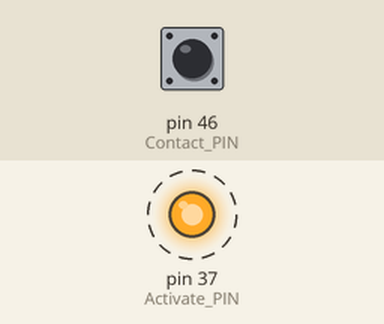
Recording of a sketch running on a simulated Arduino Mega 2560, built with avr-gcc and run on an emulated ATmega2560. Parts: output pins drawn as LEDs (lit = HIGH). Dashed ring = blinking. The test bench sets the inputs (shaded band); at power-on: pin 46 (Contact_PIN) HIGH. What the sketch prints to the serial monitor is not drawn.

Above: at 2.8 s.
2.9 s: pin 46 (Contact_PIN) pulled LOW for 1.2 s
Timing chart, 0 to 12.5 s (numbered marks = the images above; inputs shaded):
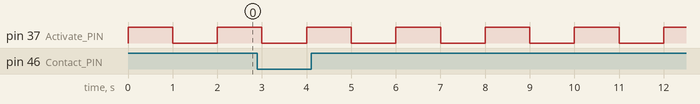

The sketch:

Proba_Relay.ino
```cpp
const int Contact_PIN = 46; // the number of the pushbutton pin
const int Activate_PIN = 37;
int lastState = HIGH; // the previous state from the input pin
int currentState;    // the current reading from the input pin

void setup() {
  Serial.begin(9600);
  // the pull-up input pin will be HIGH when the switch is open and LOW when the switch is closed.
  pinMode(Contact_PIN, INPUT_PULLUP);
  pinMode(Activate_PIN, OUTPUT);
}

void loop() {
  digitalWrite(Activate_PIN, HIGH);
  check();
  delay(1000);
  digitalWrite(Activate_PIN, LOW);
  check();
  delay(1000);
}
void check(){
  currentState = digitalRead(Contact_PIN);

  if(lastState == LOW && currentState == HIGH)
    Serial.println("The state changed from LOW to HIGH");

  else if(lastState == HIGH && currentState == LOW)
    Serial.println("The state changed from HIGH to LOW");
  // save the last state
  else Serial.println("Nothing");
  lastState = currentState;
}
```

Measured:
- by itself, pin 37 (Activate_PIN): alternates HIGH for 1.0 s and LOW for 1.0 s
